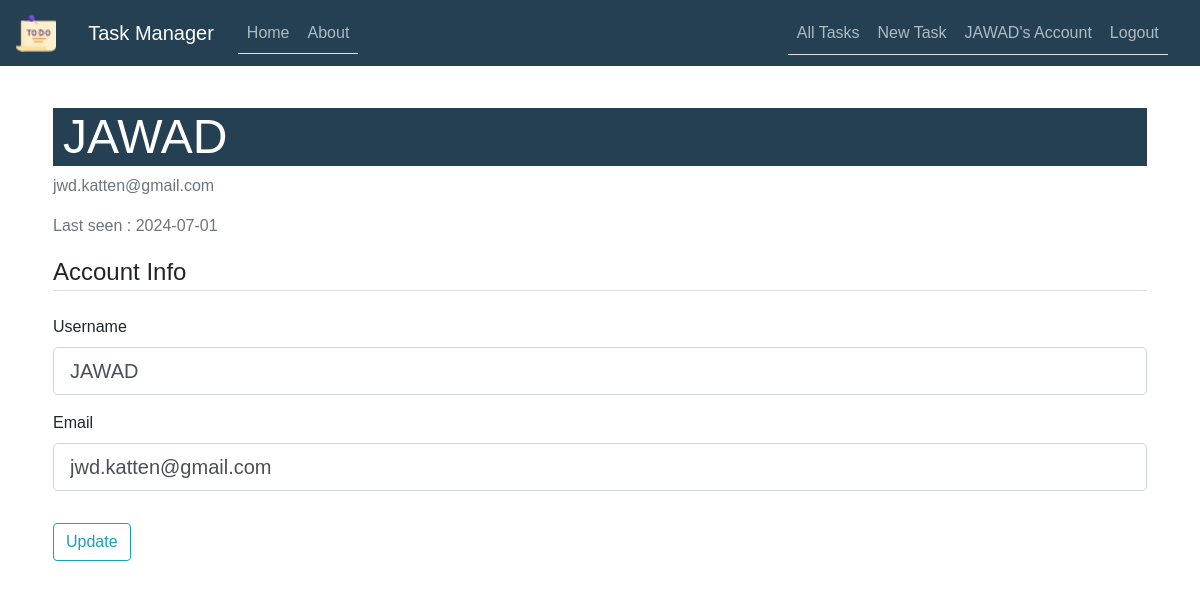
Page /account (signed in) on the earlier database version.
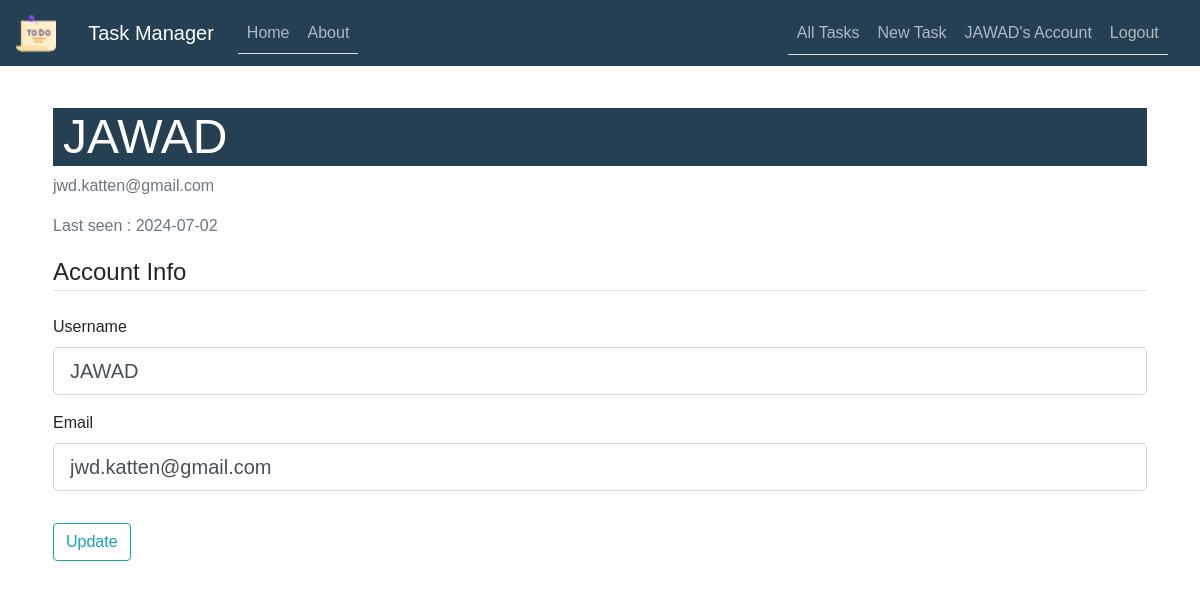
Same page on the later database version.
### TaskManager/models.py (models this page shows, shortened)
class User(db.Model, UserMixin):
    id = db.Column(db.Integer, primary_key=True)
    username = db.Column(db.String(50), unique=True, nullable=False)
    email = db.Column(db.String(100), unique=True, nullable=False)
    password = db.Column(db.String(255), nullable=False)
    date_joined = db.Column(db.DateTime, default=datetime.now)
    last_login = db.Column(db.DateTime, default=datetime.now)
    tasks = db.relationship('Task', backref='user', lazy=True)
    task_collaborators = db.relationship('TaskCollaborator', backref='user', lazy=True)

### TaskManager/routes.py (the view)
@app.route("/account", methods=['GET', 'POST'])
@login_required
def account():
    form = UpdateAccountForm()
    if form.validate_on_submit():
        current_user.username = form.username.data
        current_user.email = form.email.data
        current_user.last_login = datetime.utcnow()
        db.session.add(current_user)
        db.session.commit()
        flash('Your account has been updated!', 'success')
        return redirect(url_for('account'))
    elif request.method == 'GET':
        if current_user.is_authenticated:
            form.username.data = current_user.username
            form.email.data = current_user.email
    return render_template('account.html', title='Account', form=form)

### TaskManager/forms.py (shortened to what this page needs)
class UpdateAccountForm(FlaskForm):
    username = StringField('Username',
                           validators=[DataRequired(), Length(min=2, max=50)])
    email = StringField('Email',
                        validators=[DataRequired(), Email()])
    submit = SubmitField('Update')

### TaskManager/models.py (called while the page is built)
@login_manager.user_loader
def load_user(user_id):
    return User.query.get(int(user_id))

### TaskManager/templates/account.html (shortened to what this page needs)
{% extends "layout.html" %}
{% block content %}
    <div class="content-section">
        <div class="media">
            <div class="media-body">
                <h2 class="account-heading">{{ current_user.username }}</h2>
                <p class="text-secondary">{{ current_user.email }}</p>
                {% if current_user.last_login != None %}
                <p class="text-secondary">Last seen : {{ current_user.last_login.strftime('%Y-%m-%d') }}</p>
                {% else %}
                <p class="text-secondary">Last seen : **** </p>
                {% endif %}
            </div>
        </div>
        <form method="POST" action="" enctype="multipart/form-data">
            <fieldset class="form-group">
                <legend class="border-bottom mb-4">Account Info</legend>
                <div class="form-group">
                    {{ form.username.label(class="form-control-label") }}
                    {% if form.username.errors %}
                        {{ form.username(class="form-control form-control-lg is-invalid") }}
                        <div class="invalid-feedback">
                            {% for error in form.username.errors %}
                                <span>{{ error }}</span>
                            {% endfor %}
                        </div>
                    {% else %}
                        {{ form.username(class="form-control form-control-lg") }}
                    {% endif %}
                </div>
                <div class="form-group">
                    {{ form.email.label(class="form-control-label") }}
                    {% if form.email.errors %}
                        {{ form.email(class="form-control form-control-lg is-invalid") }}
                        <div class="invalid-feedback">
                            {% for error in form.email.errors %}
                                <span>{{ error }}</span>
                            {% endfor %}
                        </div>
                    {% else %}
                        {{ form.email(class="form-control form-control-lg") }}
                    {% endif %}
                </div>
            </fieldset>
            <div class="form-group">
                {{ form.submit(class="btn btn-outline-info") }}
            </div>
        </form>
    </div>
{% endblock content %}

### TaskManager/templates/layout.html (shortened to what this page needs)
<!DOCTYPE html>
<html>
<head>
    <link rel="stylesheet" href="https://maxcdn.bootstrapcdn.com/bootstrap/4.0.0/css/bootstrap.min.css">
    <link rel="stylesheet" type="text/css" href="{{ url_for('static', filename='main.css') }}">
</head>
<body>
    <header class="site-header">
      <nav class="navbar navbar-expand-md navbar-dark bg-steel fixed-top">
        <a class="navbar-brand" href="#">
          <img src="{{ url_for('static', filename='tache3.png') }}" alt="Logo" style="width:40px;">
        </a>
        <div class="container">
          <a class="navbar-brand mr-4" href="/">Task Manager</a>
          <div class="collapse navbar-collapse" id="navbarToggle">
            <div class="nav nav-tabs mr-auto navbar-nav">
              <a class="nav-item nav-link" href="{{ url_for('home') }}">Home</a>
              <a class="nav-item nav-link" href="{{ url_for('about') }}">About</a>
            </div>
            <div class="nav nav-tabs">
              <div class="navbar-nav">
                {% if current_user.is_authenticated %}
                  <a class="nav-link" href="{{ url_for('all_tasks') }}"> All Tasks </a>
                  <a class="nav-link" href="{{ url_for('new_task') }}">New Task</a>
                  <a class="nav-link" href="{{ url_for('account') }}">{{ current_user.username }}'s Account</a>
                  <a class="nav-link" href="{{ url_for('logout') }}">Logout</a>
                {% else %}
                  <a class="nav-item nav-link" href="{{ url_for('login') }}">Login</a>
                  <a class="nav-item nav-link" href="{{ url_for('register') }}">Register</a>
                {% endif %}
              </div>
            </div>
          </div>
        </div>
      </nav>
    </header>
    <main role="main" class="container">
      <div class="row">
        <div class="col-md-12">
          {% block content %}{% endblock %}
        </div>
      </div>
    </main>
  </body>
</html>

### TaskManager/static/main.css (style rules this page uses)
body { width: 100%; height: 100vh; font-family: Arial, sans-serif; background-image: url('my-main.jpg'); background-position: center; background-size: cover; position: relative; margin-top: 5rem; }
h1, h2, h3, h4, h5, h6 { color: #030303; }
.bg-steel { background-color: #254053; color: #ffffff; }
.container { width: 95%; max-width: 1400px; margin: 0 auto; }
.content-section { background: #ffffffe5; padding: 8px; border-radius: 2px; margin-top: 20px; }
.account-heading { font-size: 3rem; background-color: #254053; padding-left: 10px; color: #ffffff; }
.site-header .navbar-nav .nav-link { color: #fdfeffa4; }

Differences in the rows shown:
changed User "JAWAD": last_login "2024-07-01" → "2024-07-02"
